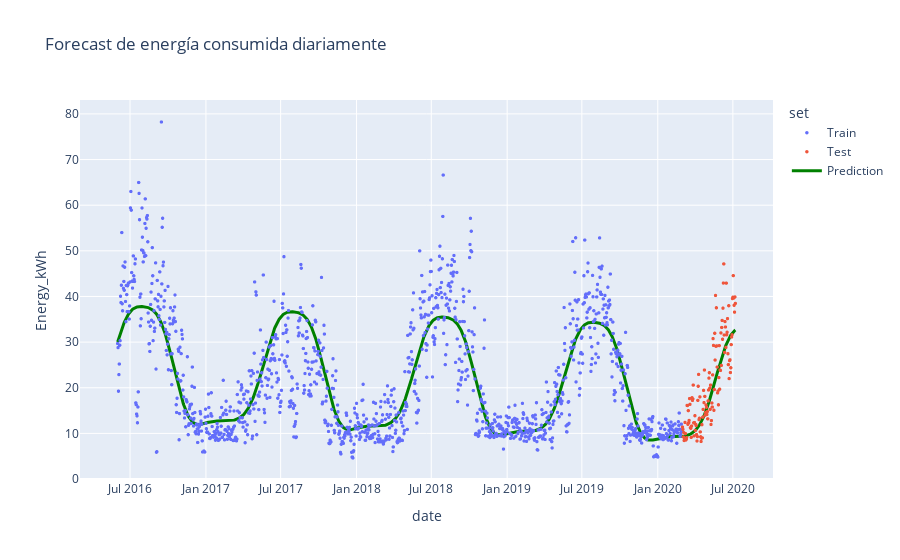

Write notebook code for a chart like this one.
### Code cell
# plot
fig = px.scatter(df_homero, x=df_homero.date, y='Energy_kWh', title='Forecast de energía consumida diariamente', color='set')
fig.add_scatter(x=df_homero.date, y=y_pred, mode='lines', name='Prediction', line=dict(color='green', width=3))
fig.update_traces(marker=dict(size=3.5))
fig.show()

### Figure 1 — Plotly figure (JSON) as saved in the notebook; plotly's stock layout.template omitted (floating-point values rounded to 4 significant figures; data arrays with more than 128 entries replaced by an {"elided": "..."} marker saying what was removed)
{"data": [{"hovertemplate": "set=Train<br>date=%{x}<br>Energy_kWh=%{y}<extra></extra>", "legendgroup": "Train", "marker": {"color": "#636efa", "size": 3.5, "symbol": "circle"}, "mode": "markers", "name": "Train", "showlegend": true, "type": "scattergl", "x": {"elided": "1369 str values"}, "xaxis": "x", "y": {"elided": "1369 float values"}, "yaxis": "y"}, {"hovertemplate": "set=Test<br>date=%{x}<br>Energy_kWh=%{y}<extra></extra>", "legendgroup": "Test", "marker": {"color": "#EF553B", "size": 3.5, "symbol": "circle"}, "mode": "markers", "name": "Test", "showlegend": true, "type": "scattergl", "x": {"elided": "129 str values"}, "xaxis": "x", "y": {"elided": "129 float values"}, "yaxis": "y"}, {"line": {"color": "green", "width": 3}, "marker": {"size": 3.5}, "mode": "lines", "name": "Prediction", "type": "scatter", "x": {"elided": "1498 str values"}, "y": {"elided": "1498 float values"}}], "layout": {"legend": {"title": {"text": "set"}, "tracegroupgap": 0}, "title": {"text": "Forecast de energía consumida diariamente"}, "xaxis": {"anchor": "y", "domain": [0, 1], "title": {"text": "date"}}, "yaxis": {"anchor": "x", "domain": [0, 1], "title": {"text": "Energy_kWh"}}}}
